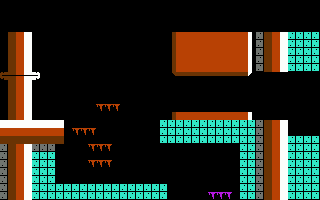

This is a level from a 2D game, rendered from its Tiled map with the project's own tilesets. A one-line summary and the complete map file follow:
An orthogonal 40x25 tile map with 8x8 px tiles, 1 tile layer (003).

<map version="1.0" tiledversion="1.0.1" orientation="orthogonal" renderorder="right-down" width="40" height="25" tilewidth="8" tileheight="8" nextobjectid="1">
  <tileset firstgid="1" source="003.tsx" />
  <layer name="003" width="40" height="25">
    <data encoding="csv">001,001,001,001,001,001,001,001,001,001,001,001,001,001,001,001,001,001,001,001,001,001,001,001,001,001,001,001,001,001,001,001,001,001,001,001,001,001,001,001,
001,001,001,001,001,001,001,001,001,001,001,001,001,001,001,001,001,001,001,001,001,001,001,001,001,001,001,001,001,001,001,001,001,001,001,001,001,001,001,001,
001,001,001,001,001,001,001,001,001,001,001,001,001,001,001,001,001,001,001,001,001,001,001,001,001,001,001,001,001,001,001,001,001,001,001,001,001,001,001,001,
001,001,001,001,001,001,001,001,001,001,001,001,001,001,001,001,001,001,001,001,001,001,001,001,001,001,001,001,001,001,001,001,001,001,001,001,001,001,001,001,
001,002,003,004,001,001,001,001,001,001,001,001,001,001,001,001,001,001,001,001,001,005,003,003,003,003,003,003,003,003,003,006,007,002,003,004,008,008,008,008,
001,002,003,004,001,001,001,001,001,001,001,001,001,001,001,001,001,001,001,001,001,005,003,003,003,003,003,003,003,003,003,006,007,002,003,004,008,008,008,008,
001,002,003,004,001,001,001,001,001,001,001,001,001,001,001,001,001,001,001,001,001,005,003,003,003,003,003,003,003,003,003,006,007,002,003,004,008,008,008,008,
001,002,003,004,001,001,001,001,001,001,001,001,001,001,001,001,001,001,001,001,001,005,003,003,003,003,003,003,003,003,003,006,007,002,003,004,008,008,008,008,
001,002,003,004,001,001,001,001,001,001,001,001,001,001,001,001,001,001,001,001,001,005,003,003,003,003,003,003,003,003,003,006,007,002,003,004,008,008,008,008,
009,010,011,012,013,001,001,001,001,001,001,001,001,001,001,001,001,001,001,001,001,014,015,015,015,015,015,015,015,015,015,016,001,001,001,001,001,001,001,001,
001,002,003,004,001,001,001,001,001,001,001,001,001,001,001,001,001,001,001,001,001,001,001,001,001,001,001,001,001,001,001,001,001,001,001,001,001,001,001,001,
001,002,003,004,001,001,001,001,001,001,001,001,001,001,001,001,001,001,001,001,001,001,001,001,001,001,001,001,001,001,001,001,001,001,001,001,001,001,001,001,
001,002,003,004,001,001,001,001,001,001,001,001,001,001,001,001,001,001,001,001,001,001,001,001,001,001,001,001,001,001,001,001,001,001,001,001,001,001,001,001,
001,002,003,004,001,001,001,001,001,001,001,001,017,017,017,001,001,001,001,001,001,001,001,001,001,001,001,001,001,001,001,001,001,001,001,001,001,001,001,001,
001,002,003,004,001,001,001,001,001,001,001,001,001,001,001,001,001,001,001,001,001,005,003,003,003,003,003,003,003,003,003,006,001,001,001,001,001,001,001,001,
004,004,004,004,004,004,004,004,001,001,001,001,001,001,001,001,001,001,001,001,008,008,008,008,008,008,008,008,008,008,008,008,007,002,003,004,001,001,001,001,
003,003,003,003,003,003,003,003,001,017,017,017,001,001,001,001,001,001,001,001,008,008,008,008,008,008,008,008,008,008,008,008,007,002,003,004,001,001,001,001,
002,002,002,002,002,002,002,002,001,001,001,001,001,001,001,001,001,001,001,001,008,008,008,008,008,008,008,008,008,008,008,008,007,002,003,004,008,008,008,008,
007,002,003,004,007,007,007,001,001,001,001,017,017,017,001,001,001,001,001,001,001,001,001,001,001,001,001,001,001,001,008,008,007,002,003,004,008,008,008,008,
007,002,003,004,008,008,008,001,001,001,001,001,001,001,001,001,001,001,001,001,001,001,001,001,001,001,001,001,001,001,008,008,007,002,003,004,008,008,008,008,
007,002,003,004,008,008,008,001,001,001,001,017,017,017,001,001,001,001,001,001,001,001,001,001,001,001,001,001,001,001,008,008,007,002,003,004,008,008,008,008,
007,002,003,004,008,008,008,001,001,001,001,001,001,001,001,001,001,001,001,001,001,001,001,001,001,001,001,001,001,001,008,008,007,002,003,004,008,008,008,008,
007,002,003,004,008,008,008,001,001,001,001,001,001,001,001,001,001,001,001,001,001,001,001,001,001,001,001,001,001,001,008,008,007,002,003,004,008,008,008,008,
007,002,003,004,008,008,008,008,008,008,008,008,008,008,008,008,008,008,008,008,008,001,001,001,001,001,001,001,001,001,008,008,007,002,003,004,008,008,008,008,
007,002,003,004,008,008,008,008,008,008,008,008,008,008,008,008,008,008,008,008,008,001,001,001,001,001,018,018,018,001,008,008,007,002,003,004,008,008,008,008</data>
  </layer>
</map>